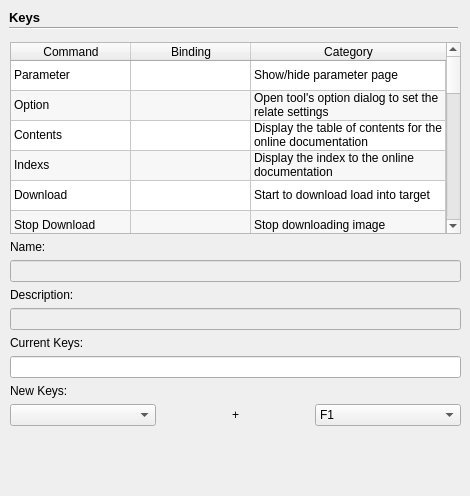
      <widget class="QWidget" name="page_Keys">
       <widget class="QLabel" name="label_7">
        <property name="geometry">
         <rect>
          <x>9</x>
          <y>9</y>
          <width>50</width>
          <height>17</height>
         </rect>
        </property>
        <property name="font">
         <font>
          <pointsize>10</pointsize>
          <weight>75</weight>
          <bold>true</bold>
         </font>
        </property>
        <property name="text">
         <string>Keys</string>
        </property>
       </widget>
       <widget class="Line" name="line_2">
        <property name="geometry">
         <rect>
          <x>9</x>
          <y>20</y>
          <width>449</width>
          <height>16</height>
         </rect>
        </property>
        <property name="orientation">
         <enum>Qt::Horizontal</enum>
        </property>
       </widget>
       <widget class="QLabel" name="label_commandName">
        <property name="geometry">
         <rect>
          <x>237</x>
          <y>267</y>
          <width>16</width>
          <height>16</height>
         </rect>
        </property>
        <property name="text">
         <string/>
        </property>
       </widget>
       <widget class="QWidget" name="layoutWidget1">
        <property name="geometry">
         <rect>
          <x>10</x>
          <y>42</y>
          <width>451</width>
          <height>445</height>
         </rect>
        </property>
        <layout class="QGridLayout" name="gridLayout_6">
         <item row="0" column="0">
          <widget class="QTableWidget" name="tableWidget">
           <property name="editTriggers">
            <set>QAbstractItemView::NoEditTriggers</set>
           </property>
           <property name="alternatingRowColors">
            <bool>true</bool>
           </property>
           <property name="selectionBehavior">
            <enum>QAbstractItemView::SelectRows</enum>
           </property>
           <attribute name="horizontalHeaderDefaultSectionSize">
            <number>120</number>
           </attribute>
           <attribute name="horizontalHeaderMinimumSectionSize">
            <number>16</number>
           </attribute>
           <attribute name="horizontalHeaderStretchLastSection">
            <bool>true</bool>
           </attribute>
           <attribute name="verticalHeaderVisible">
            <bool>false</bool>
           </attribute>
           <row>
            <property name="text">
             <string>parameter</string>
            </property>
           </row>
           <row>
            <property name="text">
             <string>Options</string>
            </property>
           </row>
           <row>
            <property name="text">
             <string>content</string>
            </property>
           </row>
           <row>
            <property name="text">
             <string>index</string>
            </property>
           </row>
           <row>
            <property name="text">
             <string>dl_start</string>
            </property>
           </row>
           <row>
            <property name="text">
             <string>dl_stop</string>
            </property>
           </row>
           <row>
            <property name="text">
             <string>dl_cert</string>
            </property>
           </row>
           <row>
            <property name="text">
             <string>fmt_start</string>
            </property>
           </row>
           <row>
            <property name="text">
             <string>fmt_stop</string>
            </property>
           </row>
           <row>
            <property name="text">
             <string>rb_add</string>
            </property>
           </row>
           <row>
            <property name="text">
             <string>rb_remove</string>
            </property>
           </row>
           <row>
            <property name="text">
             <string>rb_start</string>
            </property>
           </row>
           <row>
            <property name="text">
             <string>rb_stop</string>
            </property>
           </row>
           <row>
            <property name="text">
             <string>mt_start</string>
            </property>
           </row>
           <row>
            <property name="text">
             <string>mt_stop</string>
            </property>
           </row>
           <row>
            <property name="text">
             <string>para_start</string>
            </property>
           </row>
           <row>
            <property name="text">
             <string>para_stop</string>
            </property>
           </row>
           <row>
            <property name="text">
             <string>wm_start</string>
            </property>
           </row>
           <row>
            <property name="text">
             <string>wm_stop</string>
            </property>
           </row>
           <row>
            <property name="text">
             <string>bat_start</string>
            </property>
           </row>
           <row>
            <property name="text">
             <string>bat_stop</string>
            </property>
           </row>
           <row>
            <property name="text">
             <string>bat_jump</string>
            </property>
           </row>
           <column>
            <property name="text">
             <string>Command</string>
            </property>
           </column>
           <column>
            <property name="text">
             <string>Binding</string>
            </property>
           </column>
           <column>
            <property name="text">
             <string>Category</string>
            </property>
           </column>
           <item row="0" column="0">
            <property name="text">
             <string>Parameter</string>
            </property>
           </item>
           <item row="0" column="1">
            <property name="text">
             <string/>
            </property>
           </item>
           <item row="0" column="2">
            <property name="text">
             <string>Show/hide parameter page</string>
            </property>
           </item>
           <item row="1" column="0">
            <property name="text">
             <string>Option</string>
            </property>
           </item>
           <item row="1" column="1">
            <property name="text">
             <string/>
            </property>
           </item>
           <item row="1" column="2">
            <property name="text">
             <string>Open tool's option dialog to set the relate settings</string>
            </property>
           </item>
           <item row="2" column="0">
            <property name="text">
             <string>Contents</string>
            </property>
           </item>
           <item row="2" column="1">
            <property name="text">
             <string/>
            </property>
           </item>
           <item row="2" column="2">
            <property name="text">
             <string>Display the table of contents for the online documentation</string>
            </property>
           </item>
           <item row="3" column="0">
            <property name="text">
             <string>Indexs</string>
            </property>
           </item>
           <item row="3" column="1">
            <property name="text">
             <string/>
            </property>
           </item>
           <item row="3" column="2">
            <property name="text">
             <string>Display the index to the online documentation</string>
            </property>
           </item>
           <item row="4" column="0">
            <property name="text">
             <string>Download</string>
            </property>
           </item>
           <item row="4" column="1">
            <property name="text">
             <string/>
            </property>
           </item>
           <item row="4" column="2">
            <property name="text">
             <string>Start to download load into target</string>
            </property>
           </item>
           <item row="5" column="0">
            <property name="text">
             <string>Stop Download</string>
            </property>
           </item>
           <item row="5" column="1">
            <property name="text">
             <string/>
            </property>
           </item>
           <item row="5" column="2">
            <property name="text">
             <string>Stop downloading image</string>
            </property>
           </item>
           <item row="6" column="0">
            <property name="text">
             <string>Download Certification</string>
            </property>
           </item>
           <item row="6" column="1">
            <property name="text">
             <string/>
            </property>
           </item>
           <item row="6" column="2">
            <property name="text">
             <string>Start to download certification</string>
            </property>
           </item>
           <item row="7" column="0">
            <property name="text">
             <string>Start Format</string>
            </property>
           </item>
           <item row="7" column="1">
            <property name="text">
             <string/>
            </property>
           </item>
           <item row="7" column="2">
            <property name="text">
             <string>Start to format</string>
            </property>
           </item>
           <item row="8" column="0">
            <property name="text">
             <string>Stop Format</string>
            </property>
           </item>
           <item row="8" column="1">
            <property name="text">
             <string/>
            </property>
           </item>
           <item row="8" column="2">
            <property name="text">
             <string>Stop formatting</string>
            </property>
           </item>
           <item row="9" column="0">
            <property name="text">
             <string>Add</string>
            </property>
           </item>
           <item row="9" column="1">
            <property name="text">
             <string/>
            </property>
           </item>
           <item row="9" column="2">
            <property name="text">
             <string>Add a new item for readback operation</string>
            </property>
           </item>
           <item row="10" column="0">
            <property name="text">
             <string>Remove</string>
            </property>
           </item>
           <item row="10" column="1">
            <property name="text">
             <string/>
            </property>
           </item>
           <item row="10" column="2">
            <property name="text">
             <string>Remove an exist item from readback items list</string>
            </property>
           </item>
           <item row="11" column="0">
            <property name="text">
             <string>Read Back</string>
            </property>
           </item>
           <item row="11" column="1">
            <property name="text">
             <string/>
            </property>
           </item>
           <item row="11" column="2">
            <property name="text">
             <string>Start to read back items from target</string>
            </property>
           </item>
           <item row="12" column="0">
            <property name="text">
             <string>Stop Readback</string>
            </property>
           </item>
           <item row="12" column="1">
            <property name="text">
             <string/>
            </property>
           </item>
           <item row="12" column="2">
            <property name="text">
             <string>Stop reading back</string>
            </property>
           </item>
           <item row="13" column="0">
            <property name="text">
             <string>Start MemoryTest</string>
            </property>
           </item>
           <item row="13" column="1">
            <property name="text">
             <string/>
            </property>
           </item>
           <item row="13" column="2">
            <property name="text">
             <string>Start to do memory test operation</string>
            </property>
           </item>
           <item row="14" column="0">
            <property name="text">
             <string>Stop MemoryTest</string>
            </property>
           </item>
           <item row="14" column="1">
            <property name="text">
             <string/>
            </property>
           </item>
           <item row="14" column="2">
            <property name="text">
             <string>Stop memory testing</string>
            </property>
           </item>
           <item row="15" column="0">
            <property name="text">
             <string>Update Parameters</string>
            </property>
           </item>
           <item row="15" column="1">
            <property name="text">
             <string/>
            </property>
           </item>
           <item row="15" column="2">
            <property name="text">
             <string>Start to update parameters</string>
            </property>
           </item>
           <item row="16" column="0">
            <property name="text">
             <string>Stop Update Para</string>
            </property>
           </item>
           <item row="16" column="1">
            <property name="text">
             <string/>
            </property>
           </item>
           <item row="16" column="2">
            <property name="text">
             <string>Stop updating parameters</string>
            </property>
           </item>
           <item row="17" column="0">
            <property name="text">
             <string>Write Memory</string>
            </property>
           </item>
           <item row="17" column="1">
            <property name="text">
             <string/>
            </property>
           </item>
           <item row="17" column="2">
            <property name="text">
             <string>Start to write memory</string>
            </property>
           </item>
           <item row="18" column="0">
            <property name="text">
             <string>Stop WriteMemory</string>
            </property>
           </item>
           <item row="18" column="1">
            <property name="text">
             <string/>
            </property>
           </item>
           <item row="18" column="2">
            <property name="text">
             <string>Stop writing memory action</string>
            </property>
           </item>
           <item row="19" column="0">
            <property name="text">
             <string>Download BROM</string>
            </property>
           </item>
           <item row="19" column="1">
            <property name="text">
             <string/>
            </property>
           </item>
           <item row="19" column="2">
            <property name="text">
             <string>Start to download BROM</string>
            </property>
           </item>
           <item row="20" column="0">
            <property name="text">
             <string>Stop BAT</string>
            </property>
           </item>
           <item row="20" column="1">
            <property name="text">
             <string/>
            </property>
           </item>
           <item row="20" column="2">
            <property name="text">
             <string>Stop BROM adapter tool</string>
            </property>
           </item>
           <item row="21" column="0">
            <property name="text">
             <string>Jump BROM</string>
            </property>
           </item>
           <item row="21" column="1">
            <property name="text">
             <string/>
            </property>
           </item>
           <item row="21" column="2">
            <property name="text">
             <string>JUMP to BROM address</string>
            </property>
           </item>
          </widget>
         </item>
         <item row="1" column="0">
          <layout class="QVBoxLayout" name="verticalLayout_5">
           <item>
            <widget class="QLabel" name="label_keyName">
             <property name="text">
              <string>Name:</string>
             </property>
            </widget>
           </item>
           <item>
            <widget class="QLineEdit" name="lineEdit_commandName">
             <property name="enabled">
              <bool>false</bool>
             </property>
             <property name="minimumSize">
              <size>
               <width>420</width>
               <height>0</height>
              </size>
             </property>
            </widget>
           </item>
           <item>
            <widget class="QLabel" name="label_description">
             <property name="text">
              <string>Description:</string>
             </property>
            </widget>
           </item>
           <item>
            <widget class="QLineEdit" name="lineEdit_KeyDescription">
             <property name="enabled">
              <bool>false</bool>
             </property>
            </widget>
           </item>
           <item>
            <widget class="QLabel" name="label_keyBind">
             <property name="text">
              <string>Current Keys:</string>
             </property>
            </widget>
           </item>
           <item>
            <widget class="QLineEdit" name="lineEdit_binding"/>
           </item>
           <item>
            <widget class="QLabel" name="label_newKeys">
             <property name="text">
              <string>New Keys:</string>
             </property>
            </widget>
           </item>
           <item>
            <layout class="QHBoxLayout" name="horizontalLayout">
             <item>
              <widget class="QComboBox" name="comboBox_KeyModify">
               <property name="currentIndex">
                <number>-1</number>
               </property>
               <item>
                <property name="text">
                 <string/>
                </property>
               </item>
               <item>
                <property name="text">
                 <string>Alt</string>
                </property>
               </item>
               <item>
                <property name="text">
                 <string>Ctrl</string>
                </property>
               </item>
               <item>
                <property name="text">
                 <string>Shift</string>
                </property>
               </item>
               <item>
                <property name="text">
                 <string>Ctrl + Alt</string>
                </property>
               </item>
               <item>
                <property name="text">
                 <string>Ctrl + Shift</string>
                </property>
               </item>
               <item>
                <property name="text">
                 <string>Ctrl + Alt + Shift</string>
                </property>
               </item>
              </widget>
             </item>
             <item>
              <widget class="QLabel" name="label_add">
               <property name="text">
                <string>+</string>
               </property>
               <property name="alignment">
                <set>Qt::AlignCenter</set>
               </property>
              </widget>
             </item>
             <item>
              <widget class="QComboBox" name="comboBox_key">
               <item>
                <property name="text">
                 <string>F1</string>
                </property>
               </item>
               <item>
                <property name="text">
                 <string>F2</string>
                </property>
               </item>
               <item>
                <property name="text">
                 <string>F3</string>
                </property>
               </item>
               <item>
                <property name="text">
                 <string>F4</string>
                </property>
               </item>
               <item>
                <property name="text">
                 <string>F5</string>
                </property>
               </item>
               <item>
                <property name="text">
                 <string>F6</string>
                </property>
               </item>
               <item>
                <property name="text">
                 <string>F7</string>
                </property>
               </item>
               <item>
                <property name="text">
                 <string>F8</string>
                </property>
               </item>
               <item>
                <property name="text">
                 <string>F9</string>
                </property>
               </item>
               <item>
                <property name="text">
                 <string>F10</string>
                </property>
               </item>
               <item>
                <property name="text">
                 <string>F11</string>
                </property>
               </item>
               <item>
                <property name="text">
                 <string>F12</string>
                </property>
               </item>
               <item>
                <property name="text">
                 <string>A</string>
                </property>
               </item>
               <item>
                <property name="text">
                 <string>B</string>
                </property>
               </item>
               <item>
                <property name="text">
                 <string>C</string>
                </property>
               </item>
               <item>
                <property name="text">
                 <string>D</string>
                </property>
               </item>
               <item>
                <property name="text">
                 <string>E</string>
                </property>
               </item>
               <item>
                <property name="text">
                 <string>F</string>
                </property>
               </item>
               <item>
                <property name="text">
                 <string>G</string>
                </property>
               </item>
               <item>
                <property name="text">
                 <string>H</string>
                </property>
               </item>
               <item>
                <property name="text">
                 <string>I</string>
                </property>
               </item>
               <item>
                <property name="text">
                 <string>J</string>
                </property>
               </item>
               <item>
                <property name="text">
                 <string>K</string>
                </property>
               </item>
               <item>
                <property name="text">
                 <string>L</string>
                </property>
               </item>
               <item>
                <property name="text">
                 <string>M</string>
                </property>
               </item>
               <item>
                <property name="text">
                 <string>N</string>
                </property>
               </item>
               <item>
                <property name="text">
                 <string>O</string>
                </property>
               </item>
               <item>
                <property name="text">
                 <string>P</string>
                </property>
               </item>
               <item>
                <property name="text">
                 <string>Q</string>
                </property>
               </item>
               <item>
                <property name="text">
                 <string>R</string>
                </property>
               </item>
               <item>
                <property name="text">
                 <string>S</string>
                </property>
               </item>
               <item>
                <property name="text">
                 <string>T</string>
                </property>
               </item>
               <item>
                <property name="text">
                 <string>U</string>
                </property>
               </item>
               <item>
                <property name="text">
                 <string>V</string>
                </property>
               </item>
               <item>
                <property name="text">
                 <string>W</string>
                </property>
               </item>
               <item>
                <property name="text">
                 <string>X</string>
                </property>
               </item>
               <item>
                <property name="text">
                 <string>Y</string>
                </property>
               </item>
               <item>
                <property name="text">
                 <string>Z</string>
                </property>
               </item>
               <item>
                <property name="text">
                 <string>0</string>
                </property>
               </item>
               <item>
                <property name="text">
                 <string>1</string>
                </property>
               </item>
               <item>
                <property name="text">
                 <string>2</string>
                </property>
               </item>
               <item>
                <property name="text">
                 <string>3</string>
                </property>
               </item>
               <item>
                <property name="text">
                 <string>4</string>
                </property>
               </item>
               <item>
                <property name="text">
                 <string>5</string>
                </property>
               </item>
               <item>
                <property name="text">
                 <string>6</string>
                </property>
               </item>
               <item>
                <property name="text">
                 <string>7</string>
                </property>
               </item>
               <item>
                <property name="text">
                 <string>8</string>
                </property>
               </item>
               <item>
                <property name="text">
                 <string>9</string>
                </property>
               </item>
              </widget>
             </item>
            </layout>
           </item>
          </layout>
         </item>
         <item row="2" column="0">
          <spacer name="verticalSpacer_2">
           <property name="orientation">
            <enum>Qt::Vertical</enum>
           </property>
           <property name="sizeHint" stdset="0">
            <size>
             <width>20</width>
             <height>13</height>
            </size>
           </property>
          </spacer>
         </item>
        </layout>
       </widget>
      </widget>
